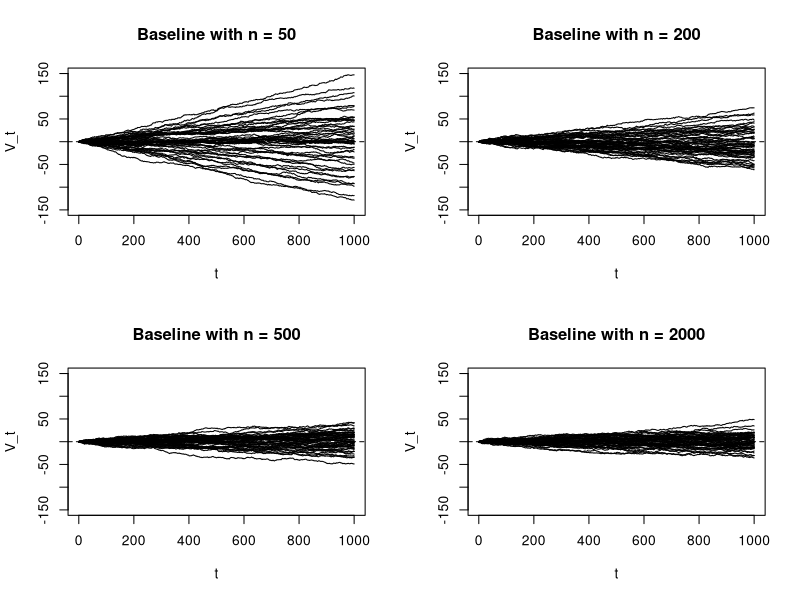
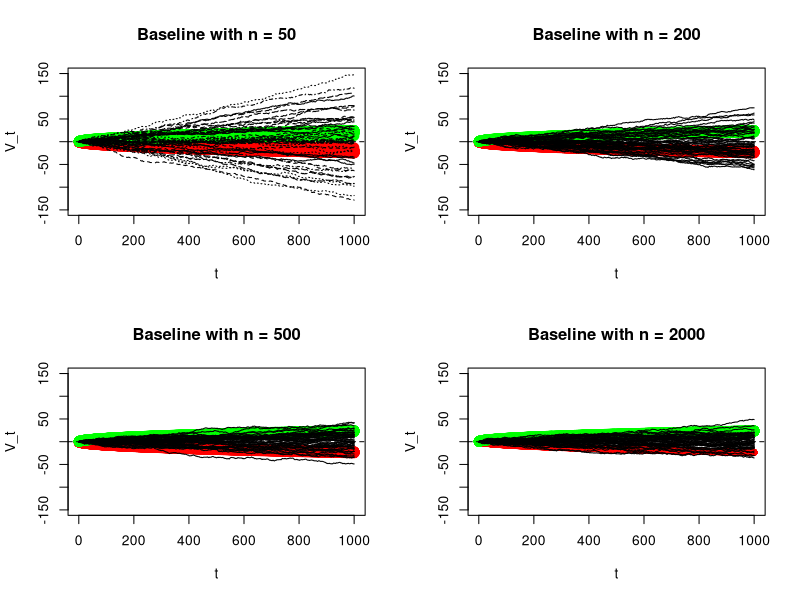

Write R code to recreate these figures, in order.
rm(list = ls())
set.seed(10)
nbase1 <- 50
nbase2 <- 200
nbase3 <- 500
nbase4 <- 2000
vlad <- function(nbase){
  A <- matrix(nrow = 50, ncol = 1000)
  for(i in 1:50){
    xlogregbase <- data.frame(x1 = rbinom(nbase, 1, 0.2), x2 = runif(nbase, 0, 1), x3 = rnorm(nbase, 0, 2))
    xlogregrun <- data.frame(x1 = rbinom(1000, 1, 0.2), x2 = runif(1000, 0, 1), x3 = rnorm(1000, 0, 2))
    xbetabase <- xlogregbase$x1 + xlogregbase$x2 + xlogregbase$x3
    xbetarun <- xlogregrun$x1 + xlogregrun$x2 + xlogregrun$x3
    xlogregbase$y <- rbinom(nbase, size = 1, prob = exp(xbetabase)/(1+exp(xbetabase)))
    xlogregrun$y <- rbinom(1000, size = 1, prob = exp(xbetarun)/(1+exp(xbetarun)))
    regmod <- glm(y~x1+x2+x3, data <- xlogregbase, family = binomial("logit"))
    pred <- predict(regmod, newdata = xlogregrun, type = "response")
    V <- numeric(0)
    V[1] <- pred[1] - xlogregrun$y[1]
    for(j in 2:1000){
      V[j] <- V[j-1] + (pred[j] - xlogregrun$y[j])
    }
    dim(V) <- c(1000, 1)
    A[i, ] <- V
  }
  return(A)
}
vlad1 <- vlad(nbase1)
vlad2 <- vlad(nbase2)
vlad3 <- vlad(nbase3)
vlad4 <- vlad(nbase4)
par(mfrow = c(2, 2))
matplot(t(vlad1), type = "l", lty = 1, main = "Baseline with n = 50", col = 1, 
        ylim = c(-150, 150), ylab = "V_t", xlab = "t")
abline(h = 0, lty = 2)
matplot(t(vlad2), type = "l", lty = 1, main = "Baseline with n = 200", col = 1,  
        ylim = c(-150, 150), ylab = "V_t", xlab = "t")
abline(h = 0, lty = 2)
matplot(t(vlad3), type = "l", lty = 1, main = "Baseline with n = 500", col = 1, 
        ylim = c(-150, 150), ylab = "V_t", xlab = "t")
abline(h = 0, lty = 2)
matplot(t(vlad4), type = "l", lty = 1, main = "Baseline with n = 2000", col = 1,  
        ylim = c(-150, 150), ylab = "V_t", xlab = "t")
abline(h = 0, lty = 2)

#CI_function
vlad_ci <- function(nbase){
  A <- matrix(nrow = 50, ncol = 1000) #Lower_limit
  B <- matrix(nrow = 50, ncol = 1000) #Upper_limit
    for(i in 1:50){
      xlogregbase <- data.frame(x1 = rbinom(nbase, 1, 0.2), x2 = runif(nbase, 0, 1), x3 = rnorm(nbase, 0, 2))
      xlogregrun <- data.frame(x1 = rbinom(1000, 1, 0.2), x2 = runif(1000, 0, 1), x3 = rnorm(1000, 0, 2))
      xbetabase <- xlogregbase$x1 + xlogregbase$x2 + xlogregbase$x3
      xbetarun <- xlogregrun$x1 + xlogregrun$x2 + xlogregrun$x3
      xlogregbase$y <- rbinom(nbase, size = 1, prob = exp(xbetabase)/(1+exp(xbetabase)))
      xlogregrun$y <- rbinom(1000, size = 1, prob = exp(xbetarun)/(1+exp(xbetarun)))
      regmod <- glm(y~x1+x2+x3, data <- xlogregbase, family = binomial("logit"))
      pred <- predict(regmod, newdata = xlogregrun, type = "response")
      V <- numeric(0)
      var.V <- numeric(0)
      V[1] <- pred[1] - xlogregrun$y[1]
      var.V[1] <- pred[1] * (1-pred[1])
      for(j in 2:1000){
        V[j] <- V[j-1] + (pred[j] - xlogregrun$y[j])
        var.V[j] <- var.V[j-1] + (pred[j]*(1-pred[j]))
      }
      dim(V) <- c(1000, 1)
      dim(var.V) <- c(1000, 1)
      se.V <- sqrt(var.V)
      lower_limit <- -1.96*se.V
      upper_limit <- 1.96*se.V
      A[i, ] <- lower_limit
      B[i, ] <- upper_limit
    }
  ci <- list(A, B)
  return(ci)
}
ci1 <- vlad_ci(nbase1)
lower_limit1 <- ci1[[1]]
upper_limit1 <- ci1[[2]]
ci2 <- vlad_ci(nbase2)
lower_limit2 <- ci2[[1]]
upper_limit2 <- ci2[[2]]
ci3 <- vlad_ci(nbase3)
lower_limit3 <- ci3[[1]]
upper_limit3 <- ci3[[2]]
ci4 <- vlad_ci(nbase4)
lower_limit4 <- ci4[[1]]
upper_limit4 <- ci4[[2]]
par(mfrow = c(2, 2))
matplot(t(lower_limit1), type = "l", col = "red", lwd = 10, ylim = c(-150, 150), ylab = "V_t",
        main = "Baseline with n = 50", xlab = "t", lty = 1)
matlines(t(upper_limit1), col = "green", lwd = 10, lty = 1)
matlines(t(vlad1), col = "black", lwd = 1)
abline(h = 0, lty = 2)
matplot(t(lower_limit2), type = "l", col = "red", lwd = 10, ylim = c(-150, 150), ylab = "V_t",
        main = "Baseline with n = 200", xlab = "t", lty = 1)
matlines(t(upper_limit2), col = "green", lwd = 10, lty = 1)
matlines(t(vlad2), col = "black", lty = 1)
abline(h = 0, lty = 2)
matplot(t(lower_limit3), type = "l", col = "red", lwd = 10, ylim = c(-150, 150), ylab = "V_t",
        main = "Baseline with n = 500", xlab = "t", lty = 1)
matlines(t(upper_limit3), col = "green", lwd = 10, lty = 1)
matlines(t(vlad3), col = "black", lty = 1, lwd = 1)
abline(h = 0, lty = 2)
matplot(t(lower_limit4), type = "l", col = "red", lwd = 6, ylim = c(-150, 150), ylab = "V_t",
        main = "Baseline with n = 2000", xlab = "t", lty = 1)
matlines(t(upper_limit4), col = "green", lwd = 10)
matlines(t(vlad4), col = "black", lty = 1)
abline(h = 0, lty = 2)

